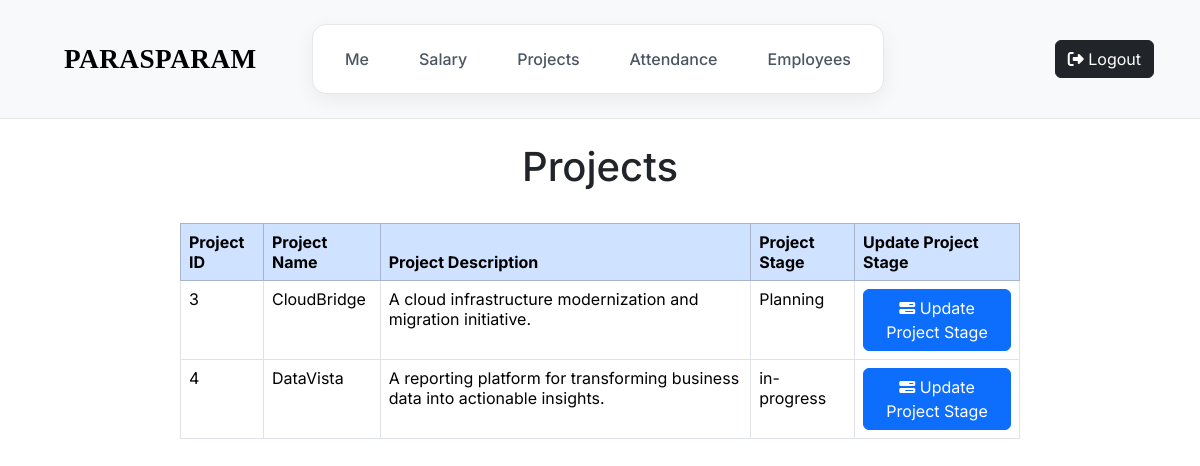
Screenshot of /user/projects (signed in) with the database file from the repository.
### tables this page shows
CREATE TABLE projects(project_id INTEGER PRIMARY KEY, project_name TEXT, project_description TEXT, emp_id INTEGER, status TEXT, emp_remarks TEXT);

### app.py (the view)
@app.route("/user/projects")
@employee_login_required
def user_projects():
    project_data = db.execute("SELECT * FROM projects WHERE emp_id = ?", session["user_id"])
    return render_template("employee_project_page.html", project_data = project_data)

### app.py (called while the page is built)
@app.after_request
def after_request(response):
    response.headers["Cache-Control"] = "no-cache, no-store, must-revalidate"
    response.headers["Expires"] = 0
    response.headers["Pragma"] = "no-cache"
    return response

### helpers.py (called while the page is built)
def employee_login_required(f):
    @wraps(f)
    def decorated_function(*args, **kwargs):
        if session.get("user_id") is None:
            return redirect("/")
        return f(*args, **kwargs)
    return decorated_function

### templates/employee_project_page.html
{% extends "employee_home.html" %}
{% block main %}
<div class="title py-4">
<h1> Projects </h1>
</div>
<div class="emp_project_body center">
    <table class="table table-bordered">
        <thead class="table-primary">
            <th> Project ID </th>
            <th> Project Name </th>
            <th> Project Description </th>
            <th> Project Stage </th>
            <th> Update Project Stage </th>
        </thead>
        <tbody>
            {% for project in project_data %}
            <tr>
                <td> {{ project['project_id'] }} </td>
                <td> {{ project['project_name'] }}</td>
                <td> {{ project['project_description'] }}  </td>
                <td> {{ project['status'] }} </td>
                <td> <a id="update-project-btn" href="/user/projects/update_stage"><button class="button btn btn-primary"> <i class="fa-solid fa-bars-progress"></i> Update Project Stage </a></button></td>
            </tr>
            {% endfor %}
        </tbody>
    </table>
</div>
{% endblock %}

### static/styles.css (style rules this page uses)
body { font-family: 'Inter'; }
a { text-decoration: none; font-size: 1rem; color: white; }
.center { justify-content: center; }
.left, .center, .right { flex: 1; }
.center { display: flex; justify-content: center; }
.center-tag, .title { justify-content: center; text-align: center; }
.emp_project_body { width: 70%; margin: 0 auto; }
a { color: blue; }
#update-project-btn { color: white; }

### rows the page displays
projects: project_id "3", project_name "CloudBridge", project_description "A cloud infrastructure modernization and migration initiative.", status "Planning"
projects: project_id "4", project_name "DataVista", project_description "A reporting platform for transforming business data into actionable insights.", status "in-progress"
